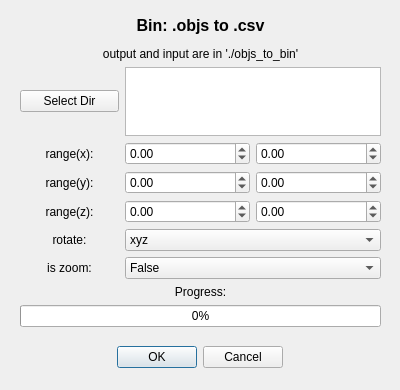
<?xml version="1.0" encoding="UTF-8"?>
<ui version="4.0">
 <class>Dialog</class>
 <widget class="QDialog" name="Dialog">
  <property name="geometry">
   <rect>
    <x>0</x>
    <y>0</y>
    <width>400</width>
    <height>390</height>
   </rect>
  </property>
  <property name="windowTitle">
   <string>Bin: .objs to .csv</string>
  </property>
  <widget class="QDialogButtonBox" name="buttonBox">
   <property name="geometry">
    <rect>
     <x>0</x>
     <y>340</y>
     <width>400</width>
     <height>35</height>
    </rect>
   </property>
   <property name="orientation">
    <enum>Qt::Horizontal</enum>
   </property>
   <property name="standardButtons">
    <set>QDialogButtonBox::Cancel|QDialogButtonBox::Ok</set>
   </property>
   <property name="centerButtons">
    <bool>true</bool>
   </property>
  </widget>
  <widget class="QWidget" name="gridLayoutWidget">
   <property name="geometry">
    <rect>
     <x>20</x>
     <y>16</y>
     <width>361</width>
     <height>311</height>
    </rect>
   </property>
   <layout class="QGridLayout" name="gridLayout">
    <item row="6" column="0">
     <widget class="QLabel" name="label_7">
      <property name="text">
       <string>is zoom:</string>
      </property>
      <property name="alignment">
       <set>Qt::AlignCenter</set>
      </property>
     </widget>
    </item>
    <item row="4" column="0">
     <widget class="QLabel" name="label_5">
      <property name="text">
       <string>range(z):</string>
      </property>
      <property name="alignment">
       <set>Qt::AlignCenter</set>
      </property>
     </widget>
    </item>
    <item row="5" column="0">
     <widget class="QLabel" name="label_6">
      <property name="text">
       <string>rotate:</string>
      </property>
      <property name="alignment">
       <set>Qt::AlignCenter</set>
      </property>
     </widget>
    </item>
    <item row="3" column="1">
     <widget class="QDoubleSpinBox" name="doubleSpinBox_3">
      <property name="minimum">
       <double>-5000.000000000000000</double>
      </property>
      <property name="maximum">
       <double>5000.000000000000000</double>
      </property>
      <property name="singleStep">
       <double>1.000000000000000</double>
      </property>
      <property name="value">
       <double>0.000000000000000</double>
      </property>
     </widget>
    </item>
    <item row="1" column="0">
     <widget class="QPushButton" name="pushButton">
      <property name="text">
       <string>Select Dir</string>
      </property>
     </widget>
    </item>
    <item row="0" column="0" colspan="3">
     <widget class="QLabel" name="label">
      <property name="text">
       <string>&lt;html&gt;&lt;head/&gt;&lt;body&gt;&lt;p&gt;&lt;span style=&quot; font-size:12pt; font-weight:700;&quot;&gt;Bin: .objs to .csv&lt;/span&gt;&lt;/p&gt;&lt;p&gt;output and input are in './objs_to_bin'&lt;/p&gt;&lt;/body&gt;&lt;/html&gt;</string>
      </property>
      <property name="alignment">
       <set>Qt::AlignCenter</set>
      </property>
     </widget>
    </item>
    <item row="2" column="1">
     <widget class="QDoubleSpinBox" name="doubleSpinBox">
      <property name="minimum">
       <double>-5000.000000000000000</double>
      </property>
      <property name="maximum">
       <double>5000.000000000000000</double>
      </property>
      <property name="singleStep">
       <double>1.000000000000000</double>
      </property>
      <property name="value">
       <double>0.000000000000000</double>
      </property>
     </widget>
    </item>
    <item row="5" column="1" colspan="2">
     <widget class="QComboBox" name="comboBox">
      <item>
       <property name="text">
        <string>xyz</string>
       </property>
      </item>
      <item>
       <property name="text">
        <string>xzy</string>
       </property>
      </item>
      <item>
       <property name="text">
        <string>yxz</string>
       </property>
      </item>
      <item>
       <property name="text">
        <string>yzx</string>
       </property>
      </item>
      <item>
       <property name="text">
        <string>zxy</string>
       </property>
      </item>
      <item>
       <property name="text">
        <string>zyx</string>
       </property>
      </item>
     </widget>
    </item>
    <item row="4" column="2">
     <widget class="QDoubleSpinBox" name="doubleSpinBox_6">
      <property name="minimum">
       <double>-5000.000000000000000</double>
      </property>
      <property name="maximum">
       <double>5000.000000000000000</double>
      </property>
      <property name="singleStep">
       <double>1.000000000000000</double>
      </property>
     </widget>
    </item>
    <item row="3" column="2">
     <widget class="QDoubleSpinBox" name="doubleSpinBox_4">
      <property name="minimum">
       <double>-5000.000000000000000</double>
      </property>
      <property name="maximum">
       <double>5000.000000000000000</double>
      </property>
      <property name="value">
       <double>0.000000000000000</double>
      </property>
     </widget>
    </item>
    <item row="6" column="1" colspan="2">
     <widget class="QComboBox" name="comboBox_2">
      <item>
       <property name="text">
        <string>False</string>
       </property>
      </item>
      <item>
       <property name="text">
        <string>True</string>
       </property>
      </item>
     </widget>
    </item>
    <item row="4" column="1">
     <widget class="QDoubleSpinBox" name="doubleSpinBox_5">
      <property name="minimum">
       <double>-5000.000000000000000</double>
      </property>
      <property name="maximum">
       <double>5000.000000000000000</double>
      </property>
      <property name="singleStep">
       <double>1.000000000000000</double>
      </property>
     </widget>
    </item>
    <item row="8" column="0" colspan="3">
     <widget class="QProgressBar" name="progressBar">
      <property name="value">
       <number>0</number>
      </property>
     </widget>
    </item>
    <item row="3" column="0">
     <widget class="QLabel" name="label_4">
      <property name="text">
       <string>range(y):</string>
      </property>
      <property name="alignment">
       <set>Qt::AlignCenter</set>
      </property>
     </widget>
    </item>
    <item row="2" column="2">
     <widget class="QDoubleSpinBox" name="doubleSpinBox_2">
      <property name="minimum">
       <double>-5000.000000000000000</double>
      </property>
      <property name="maximum">
       <double>5000.000000000000000</double>
      </property>
      <property name="singleStep">
       <double>1.000000000000000</double>
      </property>
      <property name="value">
       <double>0.000000000000000</double>
      </property>
     </widget>
    </item>
    <item row="1" column="1" colspan="2">
     <widget class="QTextBrowser" name="textBrowser"/>
    </item>
    <item row="2" column="0">
     <widget class="QLabel" name="label_3">
      <property name="text">
       <string>range(x):</string>
      </property>
      <property name="alignment">
       <set>Qt::AlignCenter</set>
      </property>
     </widget>
    </item>
    <item row="7" column="0" colspan="3">
     <widget class="QLabel" name="label_2">
      <property name="text">
       <string>Progress:</string>
      </property>
      <property name="alignment">
       <set>Qt::AlignCenter</set>
      </property>
     </widget>
    </item>
   </layout>
  </widget>
 </widget>
 <resources/>
 <connections>
  <connection>
   <sender>buttonBox</sender>
   <signal>accepted()</signal>
   <receiver>Dialog</receiver>
   <slot>accept()</slot>
   <hints>
    <hint type="sourcelabel">
     <x>248</x>
     <y>254</y>
    </hint>
    <hint type="destinationlabel">
     <x>157</x>
     <y>274</y>
    </hint>
   </hints>
  </connection>
  <connection>
   <sender>buttonBox</sender>
   <signal>rejected()</signal>
   <receiver>Dialog</receiver>
   <slot>reject()</slot>
   <hints>
    <hint type="sourcelabel">
     <x>316</x>
     <y>260</y>
    </hint>
    <hint type="destinationlabel">
     <x>286</x>
     <y>274</y>
    </hint>
   </hints>
  </connection>
 </connections>
</ui>
